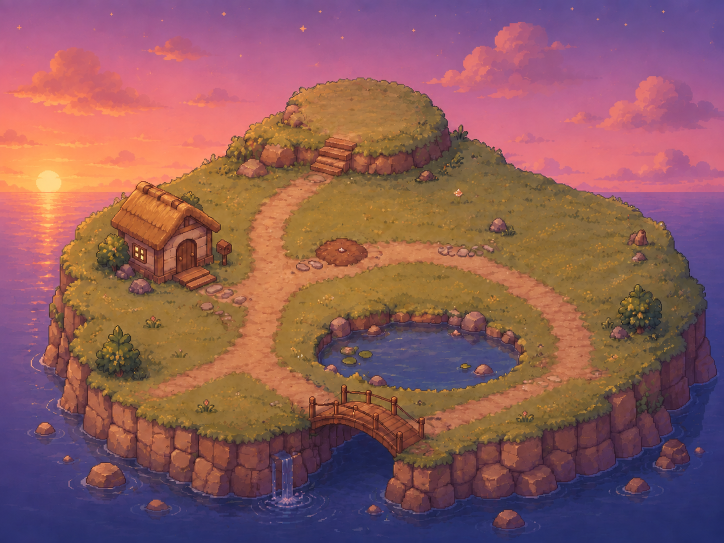
#> input picture tools/terrace-22.8.2/inputs/ground-evening.png, 1448 x 1086 px (shown at 1/2 size)
$ python -i import_halloween_decor.py   (imports and definitions only)
#> lines starting #> are read from the running program, lines starting #| are printed output that depends on the picture
"""Imports the Halloween decoration art (Decorate › Halloween) from the generated source pictures: each
one is cut out of its white background (soft, unmixed edges), trimmed, scaled to the pack's size, and
given the pack's four times of day (morning, afternoon, evening and night, graded like the existing art).
Lit things (jack-o'-lantern faces, lantern and window light, candle flames, the cauldron's brew) keep
their light in the evening and at night, with a soft glow around them.

Writes public/garden/registered-22.8.6/halloween/<id>/<phase>.webp and src/game/data/halloweenDecor.ts.
Run: python3 tools/import_halloween_decor.py THEME_DIR FILLER_DIR [--preview FILE]
(the folders unzipped from 15_halloween_theme_generated_sources_v1.zip and
16_halloween_filler_theme_generated_sources_v1.zip).
"""
import json
import os
import shutil
import sys

import numpy as np
from PIL import Image, ImageDraw, ImageFilter

ROOT = os.path.dirname(os.path.dirname(os.path.abspath(__file__)))
OUT = os.path.join(ROOT, 'public', 'garden', 'registered-22.8.6', 'halloween')
TS_OUT = os.path.join(ROOT, 'src', 'game', 'data', 'halloweenDecor.ts')
ALLOWLIST = os.path.join(ROOT, 'tools', 'public-allowlist.json')
PHASES = ['morning', 'afternoon', 'evening', 'night']
MAX_SIDE = 640
# Per-channel (gain, offset), fitted from the existing pack's own renders (afternoon -> phase).
GRADE = {
    'morning': [(0.906, 0.116), (0.954, 0.101), (0.965, 0.044)],
    'afternoon': [(1, 0), (1, 0), (1, 0)],
    'evening': [(0.889, 0.062), (0.875, 0.008), (0.77, 0.07)],
    'night': [(0.46, -0.028), (0.422, 0.101), (0.392, 0.195)],
}
GLOW = {'morning': 0.0, 'afternoon': 0.0, 'evening': 0.6, 'night': 1.0}

# id, label, source file, size ('home'/'tree' fit like those, or the art's width on the 1448-wide island)
DECOR = [
    ('pumpkin-house', 'Pumpkin House', 'halloween_01_pumpkin_house.png', 'home'),
    ('spooky-tree', 'Autumn Spooky Tree', 'halloween_02_autumn_spooky_tree.png', 'tree'),
    ('pumpkin-patch', 'Pumpkin Patch', 'halloween_03_pumpkin_patch.png', 300),
    ('cauldron', 'Bubbling Cauldron', 'halloween_04_bubbling_cauldron.png', 200),
    ('scarecrow', 'Scarecrow', 'halloween_05_scarecrow.png', 190),
    ('lantern-post', 'Jack-o’-Lantern Lamp', 'halloween_06_jack_o_lantern_lamp.png', 150),
    ('sign', 'Halloween Sign', 'halloween_07_writable_sign.png', 280),
    ('study-candy', 'Study Corner Treats', 'halloween_08_study_candy_decor.png', 210),
    ('jack-o-lantern-trio', 'Jack-o’-Lantern Trio', 'halloween2_01_jack_o_lantern_trio.png', 200),
    ('candy-basket', 'Candy Basket', 'halloween2_02_candy_basket.png', 150),
    ('gravestone', 'Mossy Gravestone', 'halloween2_03_mossy_gravestone_cluster.png', 210),
    ('bat-roost', 'Bat Roost', 'halloween2_04_bat_roost_perch.png', 180),
    ('hay-bale', 'Hay Bales & Pumpkins', 'halloween2_05_hay_bale_pumpkins.png', 190),
    ('ghost-friend', 'Ghost Friend', 'halloween2_06_ghost_friend_lantern.png', 140),
    ('fence-garland', 'Autumn Fence Garland', 'halloween2_07_autumn_fence_garland.png', 280),
    ('spell-book', 'Spell Book & Candles', 'halloween2_08_spell_book_candles.png', 200),
]


PALE_GROUND = {'fence-garland', 'bat-roost'}


def cut_out(rgb, pale_ground=False):
    """Alpha from the white background: the near-white region connected to the border is background;
    a few pixels along its edge are unmixed from white so the outline stays soft without a white fringe."""
    a = rgb.astype(float) / 255.0
    H, W, _ = a.shape
    corners = np.concatenate([a[:6, :6].reshape(-1, 3), a[:6, -6:].reshape(-1, 3), a[-6:, :6].reshape(-1, 3), a[-6:, -6:].reshape(-1, 3)])
    bg = np.median(corners, 0)
    diff = np.abs(a - bg).max(-1)
    cand = ((diff < 0.035) * 255).astype(np.uint8)
    mask = Image.fromarray(cand, 'L').copy()  # (a copy: floodfill can't write into numpy's buffer)
    # Flood from every border pixel that's background-colored.
    for x in range(0, W, 7):
        for y in (0, H - 1):
            if mask.getpixel((x, y)) == 255:
                ImageDraw.floodfill(mask, (x, y), 128)
    for y in range(0, H, 7):
        for x in (0, W - 1):
            if mask.getpixel((x, y)) == 255:
                ImageDraw.floodfill(mask, (x, y), 128)
    m = np.asarray(mask)
    background = m == 128
    # Background showing through holes (inside a basket handle, between branches): big enclosed patches
    # of the exact background color.
    holes = Image.fromarray(((m == 255) * 255).astype(np.uint8), 'L').copy()
    hm = np.asarray(holes)
    ys, xs = np.nonzero(hm == 255)
    seen = np.zeros_like(background)
    for y, x in zip(ys[::97], xs[::97]):
        if seen[y, x] or np.asarray(holes)[y, x] != 255:
            continue
        ImageDraw.floodfill(holes, (int(x), int(y)), 77)
        region = np.asarray(holes) == 77
        seen |= region
        if region.sum() > 250 and diff[region].mean() < 0.012:
            background |= region
        ImageDraw.floodfill(holes, (int(x), int(y)), 10)
    # Soft ground shadows: light, colorless pixels reaching out from the background become a see-through
    # shadow instead of a pale patch.
    v = a.max(-1)
    sat = (a.max(-1) - a.min(-1)) / np.maximum(v, 1e-3)
    pale = (sat < 0.07) & (v > 0.78) & ~background
    if pale_ground:
        # Some pictures stand on a whitish ground patch; a looser test clears it (only for those, so the
        # ghost's white body is never touched).
        pale |= (sat < 0.16) & (v > 0.84) & ~background
    shade = Image.fromarray(((pale | background) * 255).astype(np.uint8), 'L').copy()
    ImageDraw.floodfill(shade, (0, 0), 128)
    shadow = (np.asarray(shade) == 128) & pale
    # Edge band: up to 5 px inside the object next to the background (this also clears the pale rim some
    # pictures have along the bottom of their ground).
    near = np.asarray(Image.fromarray(((background | shadow) * 255).astype(np.uint8)).filter(ImageFilter.MaxFilter(11))) > 0
    band = near & ~background & ~shadow
    alpha = np.where(background, 0.0, 1.0)
    # A shadow pixel keeps how much darker than the background it is, as a warm dark tint.
    depth = np.clip((bg.mean() - v) / bg.mean() * 3.2, 0, 0.55)
    alpha = np.where(shadow, depth, alpha)
    # Color-to-alpha against the background color in the band.
    unmix = np.clip(((bg - a) / np.maximum(bg, 1e-3)).max(-1), 0, 1)
    unmix = np.clip(unmix * 1.6, 0, 1)
    alpha = np.where(band, np.minimum(alpha, unmix), alpha)
    safe = np.maximum(alpha, 1e-3)[..., None]
    color = np.where(band[..., None], np.clip((a - (1 - safe) * bg) / safe, 0, 1), a)
    color = np.where(shadow[..., None], np.array([0.22, 0.16, 0.12]), color)
    return color, alpha


# [131 lines left out: functions lit_mask, render, sign_area, old_sign_area, main, not called in this run]


# [2 lines not run here, left out]

>>> import cv2
>>> picture = cv2.imread('terrace-22.8.2/inputs/ground-evening.png', cv2.IMREAD_GRAYSCALE)
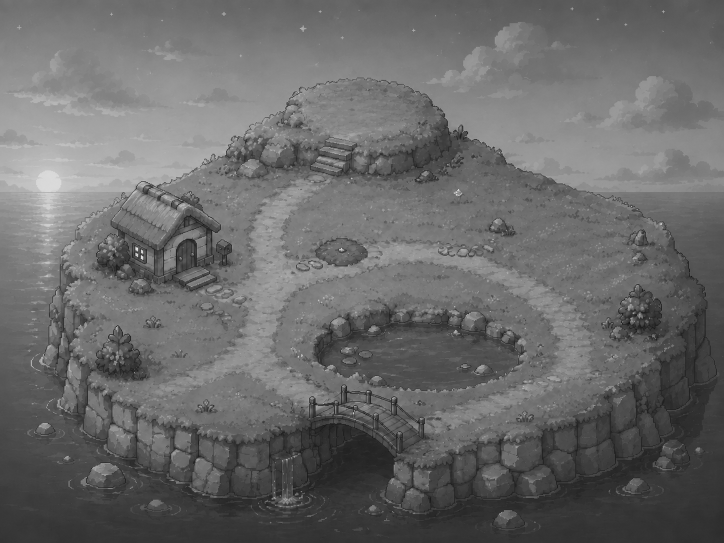
#> picture: shape (1086, 1448) (shown at 1/2 size); min 9, max 247, mean 105.3
>>> result = cut_out(picture)
#> (the run stopped early here; a loop or call above may not have finished)
